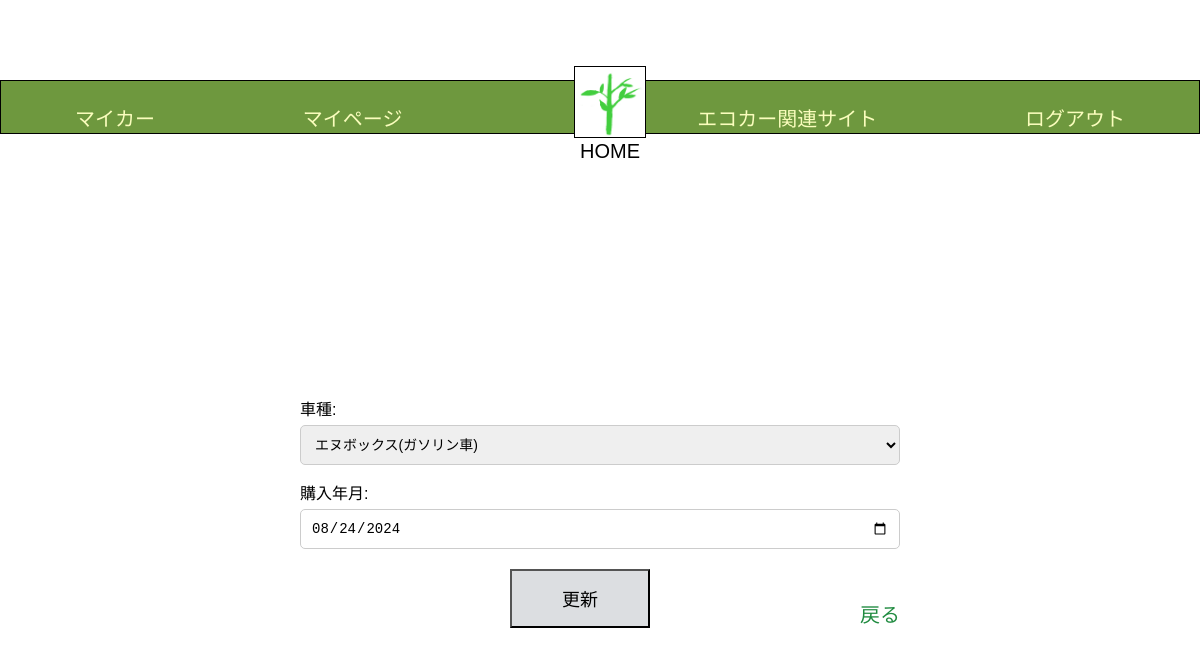
The page /Edrive/mycar_detail/4 on the database as committed earlier.
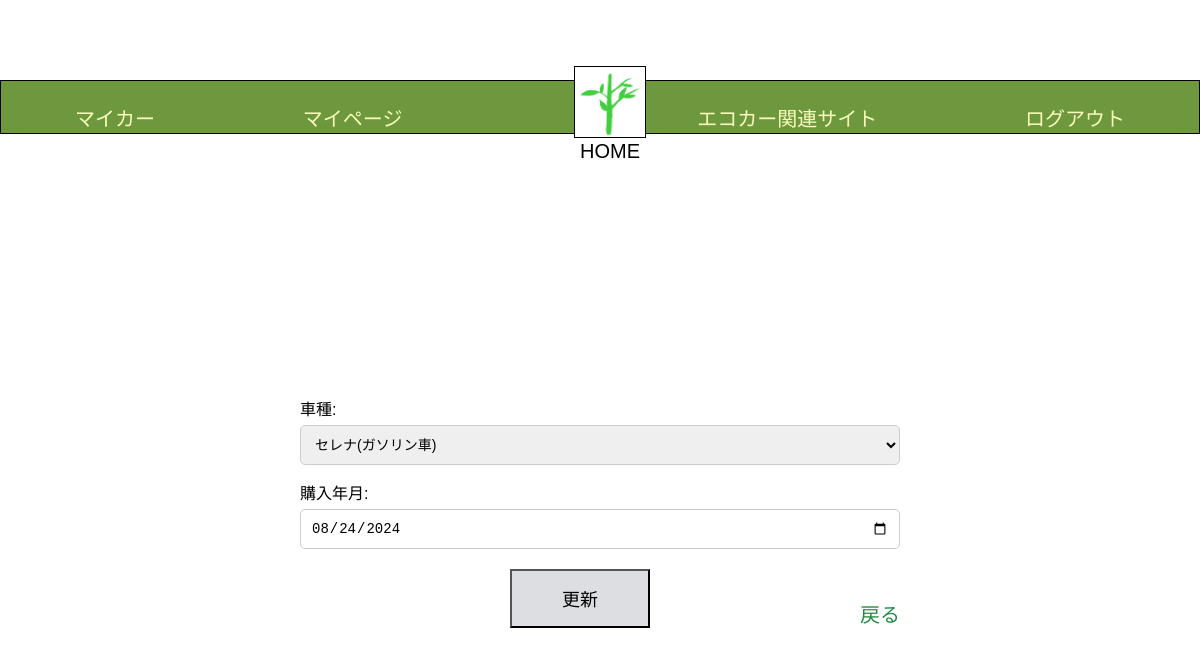
The same page on the database as committed later.
### Edrive/models.py (models this page shows)
class BaseModel(models.Model):
    created_at = models.DateTimeField(auto_now_add=True)
    updated_at = models.DateTimeField(auto_now=True)
    class Meta:
        abstract = True

class MyCar(BaseModel):
    name = models.CharField(max_length=1000, default='default_name')
    user = models.ForeignKey(User, related_name='mycars', on_delete=models.CASCADE)
    car_model = models.ForeignKey(CarModel, on_delete=models.CASCADE,null=True)
    purchase_on = models.DateField(null=True)
    next_oil_change_on = models.DateField(null=True)
    next_inspection_on = models.DateField(null=True)
    target_fuel_efficiency = models.FloatField(null=True, blank=True)
    class Meta:
        db_table = 'my_cars'

### Edrive/views.py (the view, shortened to what this page needs)
# urls.py: path('mycar_detail/<int:pk>',MyCarDetailView.as_view(), name = 'mycar_detail'),
class MyCarDetailView(View):
    template_name = 'mycar_detail.html'
    def get(self, request, *args,**kwargs):
        pk = kwargs.get('pk')
        user = get_object_or_404(User, pk=pk)
        mycars_instance = MyCar.objects.filter(user=user).first()
        if mycars_instance:
            car_model = mycars_instance.car_model
            form1 = MyCarDetailForm(instance=mycars_instance)
        else:
            form1 = MyCarDetailForm()
        context = {
            'form1': form1,
            'mycars_instance': mycars_instance
        }
        return render(request, self.template_name,context)

### Edrive/forms.py (shortened to what this page needs)
class MyCarDetailForm(forms.ModelForm):
    car_model = forms.ModelChoiceField(
        label= '車種',
        queryset=CarModel.objects.all(),
        required=True,
        widget=forms.widgets.Select(attrs={'class':'form-control'})
    )
    def __init__(self, *args, **kwargs):
        super(MyCarDetailForm, self).__init__(*args, **kwargs)
    purchase_on = forms.DateField(label = '購入年月', required=False, widget=forms.DateInput(attrs={'type': 'date', 'class':'form-control'}))
    class Meta:
        model = MyCar
        fields = ['car_model', 'purchase_on']

### Edrive/models.py (called while the page is built)
    def __str__(self):
        return self.car_model_name

### templates/mycar_detail.html (shortened to what this page needs)
{% load static %}
<!DOCTYPE html>
<html lang="ja">
   <head>
      <link rel="stylesheet" href="{% static 'css/style.css' %}">
   </head>
   <body>
       <header class="header-container">
      <nav class="navbar navbar-expand-lg navbar-light bg-light">
        <a class="navbar-brand" href="{% url 'Edrive:my_car' user.pk %}">マイカー</a>
        <a class="navbar-brand" href="{% url 'Edrive:mypage' user.pk %}">マイページ</a>
        <div class="logo">
        <a href="{% url 'Edrive:home' %}" class="home-link">
             <img src = "{% get_media_prefix %}shinryoku.png"  alt = "ホーム">
             <p>HOME</p>
        </a>
        </div>
        <a class="navbar-brand" href="{% url 'Edrive:eco_car_site' %}">エコカー関連サイト</a>
        <a class="navbar-brand" href="{% url 'Edrive:logout' %}">ログアウト</a>
      </nav>
      </header>
    <div class="detail-container">
       <form method="POST" action="">
            <div class="form-group">
                {{ form1.car_model.label_tag }}
                {{ form1.car_model }}
            </div>
            <div class="form-group">
                {{ form1.purchase_on.label_tag }}
                {{ form1.purchase_on }}
            </div>
            <div class="btn-container">
   <input type="submit" value="更新" class="btn">
</form>
      <nav class="detail-navbar">
          <a class="navbar-brand" href="{% url 'Edrive:my_car' user.pk %}">戻る</a>
      </nav>
      </div>
    </body>
</html>

Rows that differ between the two databases and show on the page:
changed MyCar: car_model "エヌボックス(ガソリン車)" → "セレナ(ガソリン車)"
